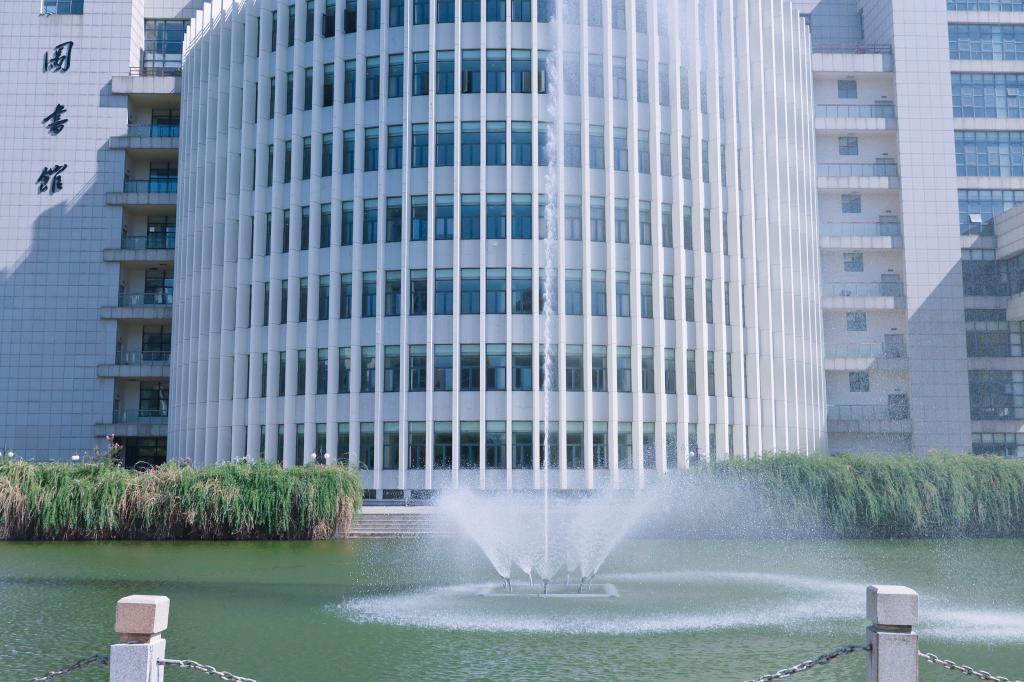
#> input picture img/imgae1.jpg, 1024 x 682 px
$ python main.py
#> lines starting #> are read from the running program, lines starting #| are printed output that depends on the picture
### B/Blur.py
import cv2 as cv
import numpy as np

# 均值滤波
def blur(img, fileName):
    # 均值模糊
    blur = cv.blur(img, (3, 3))
    # [8 lines of commented-out code are left out]
    cv.imshow('Blur', np.hstack((img, blur)))
    cv.imwrite(fileName, np.hstack((img, blur)))
    cv.waitKey(0)

### B/BoxFilter.py
import cv2 as cv
import numpy as np

def boxFilter(img, fileName):
    # 方框滤波,normalize为True时，方框滤波就是均值滤波
    blur = cv.boxFilter(img, -1, (3, 3), normalize=False)
    cv.imshow('BoxFilter', np.hstack((img, blur)))
    cv.imwrite(fileName, np.hstack((img, blur)))
    cv.waitKey(0)

### B/GaussianBlur.py
import cv2 as cv
import numpy as np

def gaussianBlur(img, fileName):
    # 高斯滤波
    gaussian = cv.GaussianBlur(img, (5, 5), 1)
    cv.imshow('GaussianBlur', np.hstack((img, gaussian)))
    cv.imwrite(fileName, np.hstack((img, gaussian)))
    cv.waitKey(0)

### B/main.py
from Blur import *
from BoxFilter import *
from GaussianBlur import *

if __name__ == '__main__':
    img_path = '../img/imgae1.jpg'
    img = cv.imread(img_path)
#> img is the input picture: shape (682, 1024, 3); mean B, G, R 165.8, 148.7, 130.7
    # 将图片缩小，便于查看
    width, height = img.shape[:2][::-1]
#> width = 1024; height = 682
    img_resize = cv.resize(img, (int(width*0.5), int(height*0.5)), interpolation=cv.INTER_CUBIC)
    # 均值滤波
    blur(img_resize, "../result/B/mean_filter.jpg")
#> in blur, `blur = cv.blur(img, (3, 3))`:
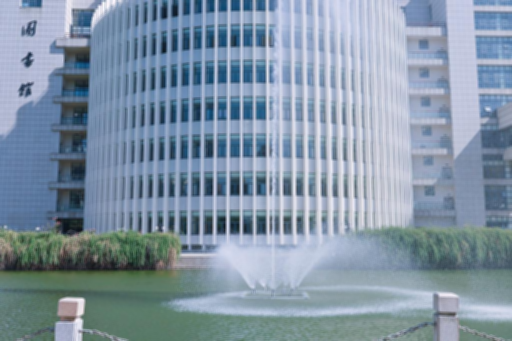
#> blur: shape (341, 512, 3); mean B, G, R 165.8, 148.7, 130.7
#> in blur, `cv.imshow('Blur', np.hstack((img, blur)))`:
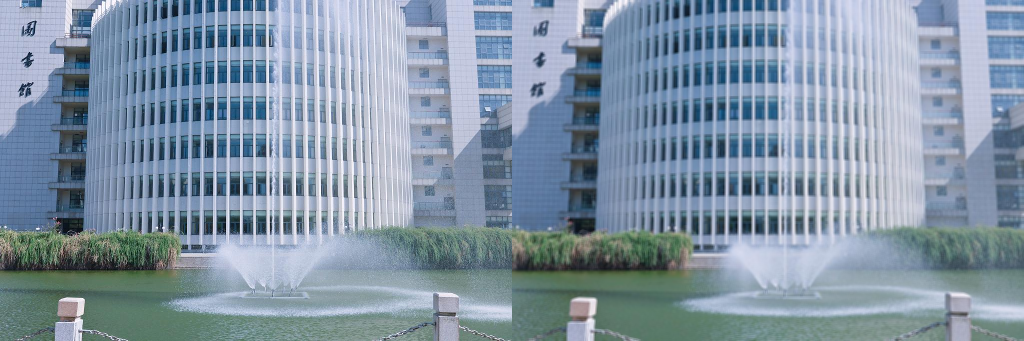
#> window 'Blur': shape (341, 1024, 3); mean B, G, R 165.8, 148.7, 130.7
    # 方框滤波
    boxFilter(img_resize, "../result/B/boxFilter.jpg")
#> in boxFilter, `blur = cv.boxFilter(img, -1, (3, 3), normalize=False)`:
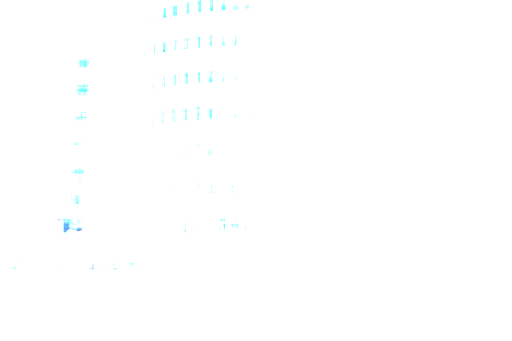
#> blur: shape (341, 512, 3); mean B, G, R 255, 255, 254.4
#> in boxFilter, `cv.imshow('BoxFilter', np.hstack((img, blur)))`:
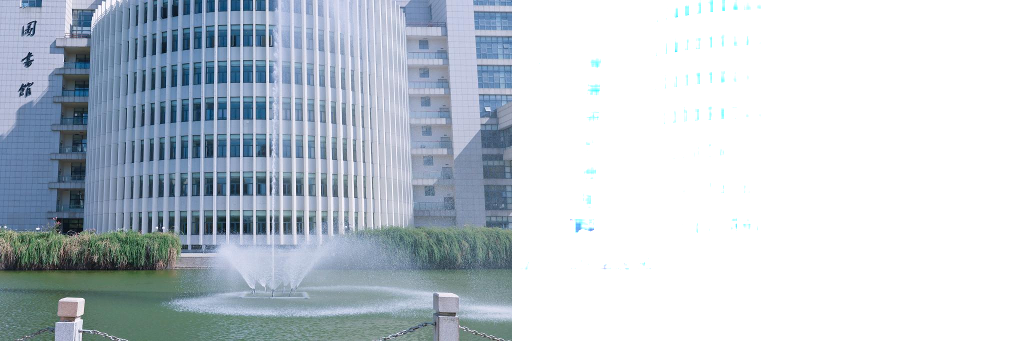
#> window 'BoxFilter': shape (341, 1024, 3); mean B, G, R 210.4, 201.9, 192.6
    # 高斯滤波
    # 高斯滤波相比均值滤波效率要慢，但可以有效消除高斯噪声，能保留更多的图像细节，所以经常被称为最有用的滤波器。
    gaussianBlur(img_resize, "../result/B/gaussianBlur.jpg")

$ run again, with img/face1.jpg copied over img/imgae1.jpg
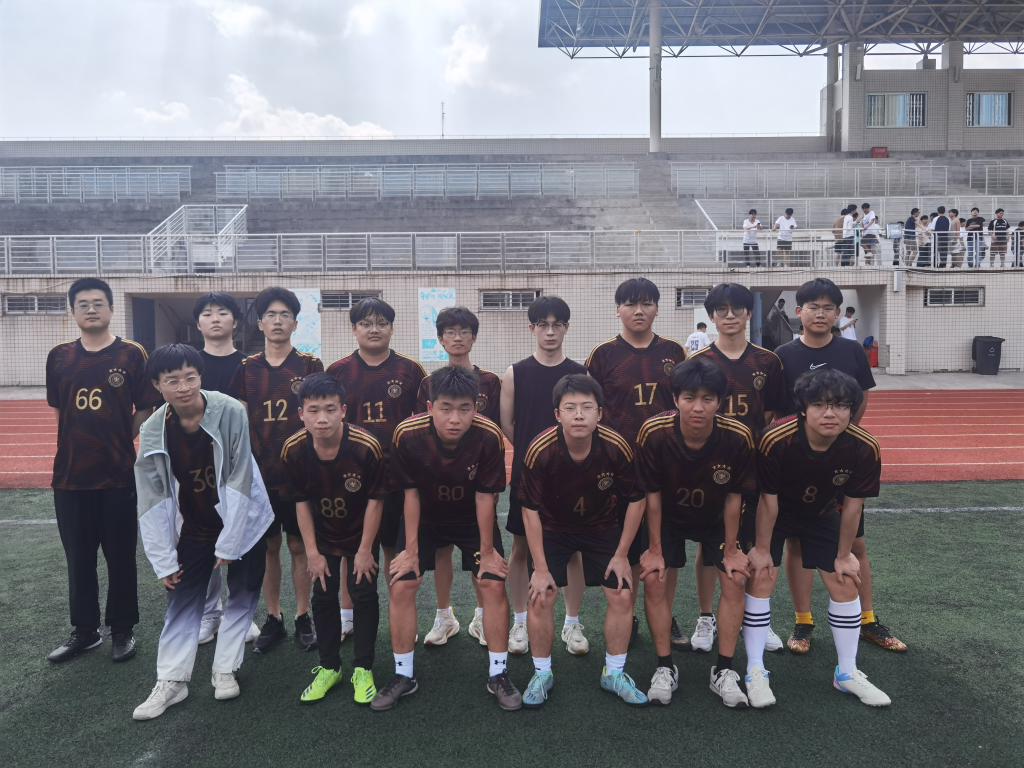
#> input picture img/face1.jpg, 4096 x 3072 px (shown at 1/4 size)
#> img is the input picture: shape (3072, 4096, 3); mean B, G, R 123.2, 117.1, 118.8
#> in boxFilter, `blur = cv.boxFilter(img, -1, (3, 3), normalize=False)`:
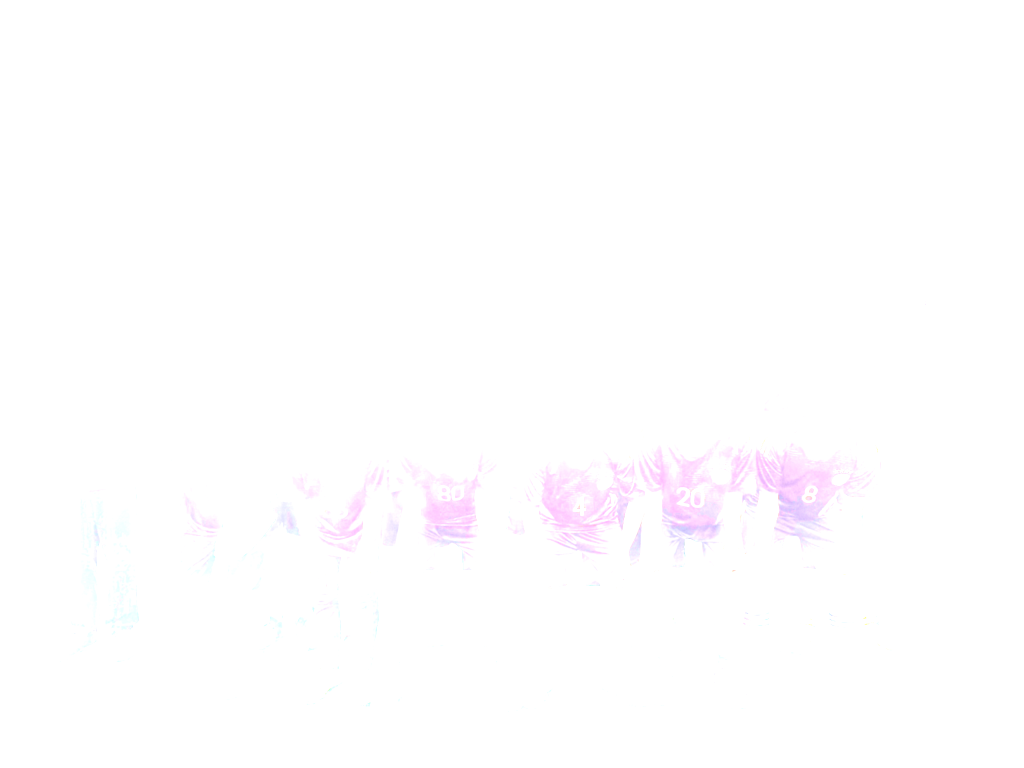
#> blur: shape (1536, 2048, 3) (shown at 1/2 size); mean B, G, R 255, 254.1, 254.8
#> in boxFilter, `cv.imshow('BoxFilter', np.hstack((img, blur)))`:
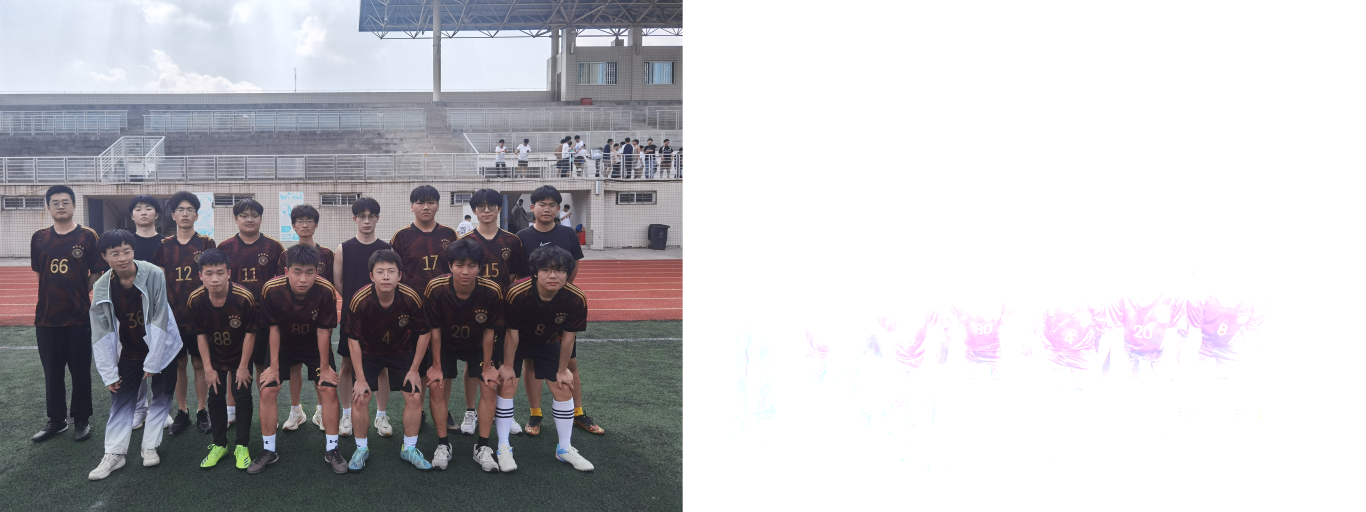
#> window 'BoxFilter': shape (1536, 4096, 3) (shown at 1/3 size); mean B, G, R 189.1, 185.6, 186.8

$ run again, with img/1.png saved as img/imgae1.jpg
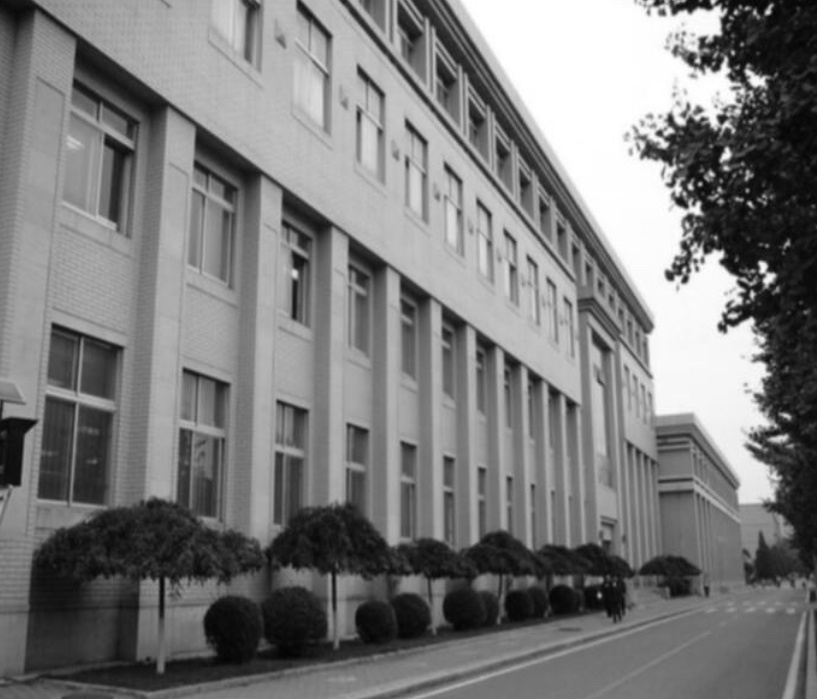
#> input picture img/1.png, 817 x 699 px
#> img is the input picture: shape (699, 817, 3); min 3, max 255, mean 123.3
#> in boxFilter, `blur = cv.boxFilter(img, -1, (3, 3), normalize=False)`:
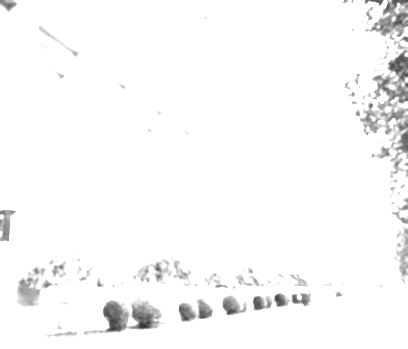
#> blur: shape (349, 408, 3); min 46, max 255, mean 248.9
#> in boxFilter, `cv.imshow('BoxFilter', np.hstack((img, blur)))`:
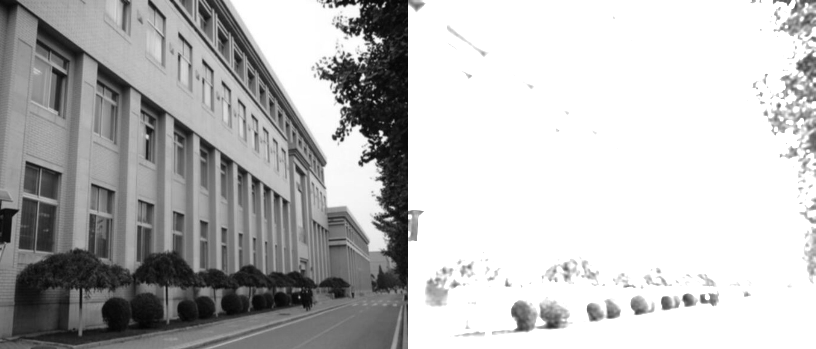
#> window 'BoxFilter': shape (349, 816, 3); min 4, max 255, mean 186.1
